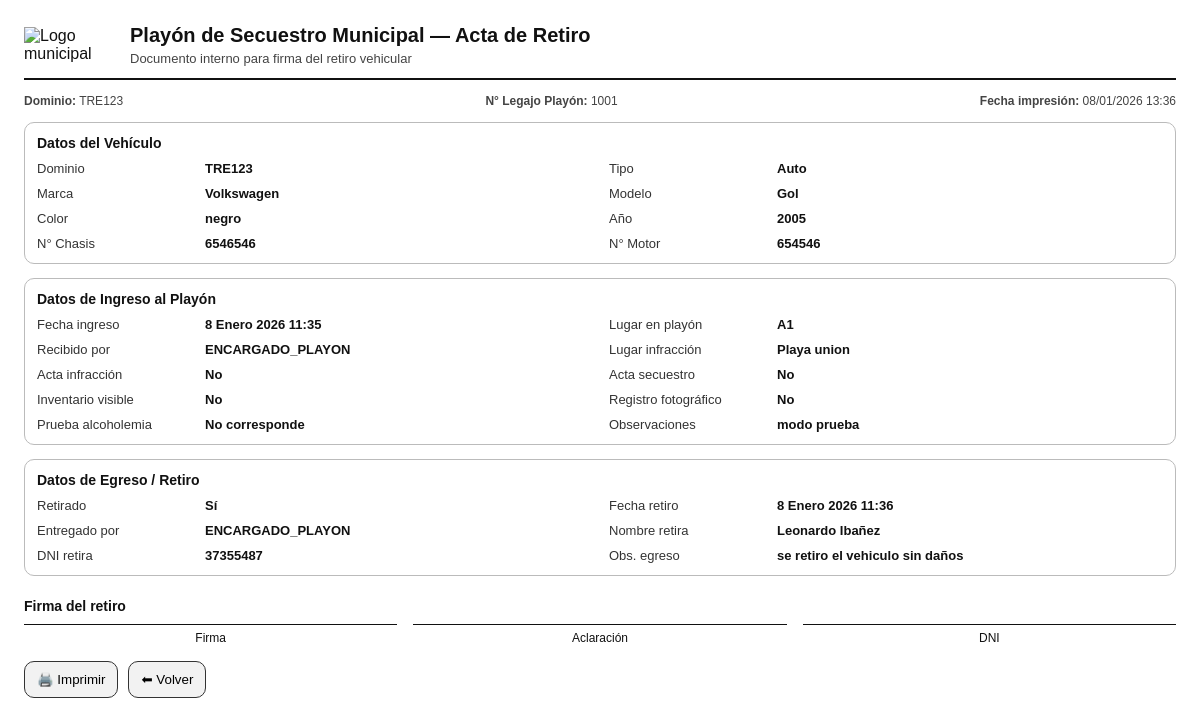
The app's page /vehiculos/ingresos/9/retiro/imprimir/ (signed in) with its own data.
### vehiculos/models.py (models this page shows, shortened)
class IngresoPlayon(models.Model):
    TIPO_VEHICULO_CHOICES = [
        ("AUTO", "Auto"),
        ("MOTO", "Moto"),
        ("CAMIONETA", "Camioneta"),
        ("CAMION", "Camión"),
        ("OTRO", "Otro"),
    ]
    vehiculo = models.ForeignKey(Vehiculo, on_delete=models.PROTECT, related_name="ingresos")
    fecha_ingreso = models.DateTimeField("Fecha de ingreso", auto_now_add=True)
    tipo_vehiculo = models.CharField("Tipo de vehículo", max_length=20, choices=TIPO_VEHICULO_CHOICES, blank=True)
    marca = models.CharField(max_length=50, blank=True)
    modelo = models.CharField(max_length=50, blank=True)
    anio = models.PositiveIntegerField("Año", null=True, blank=True)
    color = models.CharField(max_length=30, blank=True)
    nro_legajo_playon = models.CharField("N° de legajo en playón", max_length=30, unique=True)
    lugar_infraccion = models.CharField("Lugar de la infracción", max_length=255, blank=True)
    acta_infraccion_recibida = models.BooleanField("Acta de infracción recibida", default=False)
    acta_secuestro_recibida = models.BooleanField("Acta de secuestro recibida", default=False)
    inventario_objetos_visibles_recibido = models.BooleanField("Inventario de objetos visibles recibido", default=False)
    registro_fotografico_recibido = models.BooleanField("Registro fotográfico recibido", default=False)
    PRUEBA_ALCOHOLEMIA_CHOICES = [
        ("SI", "Sí"),
        ("NO", "No"),
        ("NC", "No corresponde"),
    ]
    prueba_alcoholemia_estado = models.CharField(
        "Prueba de alcoholemia/test",
        max_length=2,
        choices=PRUEBA_ALCOHOLEMIA_CHOICES,
        default="NC",
    )
    coincide_inventario = models.BooleanField("¿Coincide el inventario?", default=True)
    coinciden_danios_registrados = models.BooleanField("¿Coinciden los daños registrados?", default=True)
    detalle_danios_no_coincidentes = models.TextField("Detalle de daños no coincidentes", blank=True)
    bateria_desconectada = models.BooleanField("Batería desconectada", default=False)
    ubicacion_interna = models.CharField("Ubicación interna en playa", max_length=100, blank=True)
    lugar = models.ForeignKey(
        LugarPlayon,
        on_delete=models.PROTECT,
        null=True,
        blank=True,
        related_name="ingresos",
    )
    recibido_por = models.ForeignKey(User, on_delete=models.PROTECT, related_name="ingresos_recibidos")
    observaciones_generales = models.TextField("Observaciones generales", blank=True)
    retirado = models.BooleanField("¿Retirado?", default=False)
    fecha_retiro = models.DateTimeField("Fecha de retiro", null=True, blank=True)
    entregado_por = models.ForeignKey(
        User,
        on_delete=models.PROTECT,
        related_name="egresos_entregados",
        null=True,
        blank=True,
    )
    nombre_retira = models.CharField("Nombre de quien retira", max_length=100, blank=True)
    dni_retira = models.CharField("DNI de quien retira", max_length=20, blank=True)
    observaciones_egreso = models.TextField("Observaciones de egreso", blank=True)
    class Meta:
        verbose_name = "Ingreso al playón"
        verbose_name_plural = "Ingresos al playón"
        ordering = ["-fecha_ingreso"]

class Vehiculo(models.Model):
    dominio = models.CharField("Dominio (Patente)", max_length=10, unique=True)
    marca = models.CharField(max_length=50, blank=True)
    modelo = models.CharField(max_length=50, blank=True)
    color = models.CharField(max_length=30, blank=True)
    nro_chasis = models.CharField("N° de chasis", max_length=50, blank=True)
    nro_motor = models.CharField("N° de motor", max_length=50, blank=True)
    anio = models.PositiveIntegerField("Año", null=True, blank=True)
    fecha_alta = models.DateTimeField("Fecha de alta en sistema", auto_now_add=True)

class LugarPlayon(models.Model):
    ESTADO_CHOICES = [
        ("LIBRE", "Libre"),
        ("OCUPADO", "Ocupado"),
        ("FUERA", "Fuera de servicio"),
    ]
    TIPO_CHOICES = [
        ("GENERAL", "General"),
        ("MOTO", "Exclusivo motos"),
    ]
    fila = models.CharField(max_length=1)  # A-Z
    columna = models.PositiveSmallIntegerField()  # 1-15
    estado = models.CharField(max_length=10, choices=ESTADO_CHOICES, default="LIBRE")
    tipo = models.CharField(max_length=10, choices=TIPO_CHOICES, default="GENERAL")
    class Meta:
        unique_together = ("fila", "columna")
        ordering = ["fila", "columna"]
    @property
    def codigo(self):
        return f"{self.fila}{self.columna}"

### vehiculos/views.py (the view)
# urls.py: path("ingresos/<int:ingreso_id>/retiro/imprimir/", views.imprimir_retiro, name="imprimir_retiro"),
@login_required
def imprimir_retiro(request, ingreso_id):
    grupos = set(request.user.groups.values_list("name", flat=True))
    if "ENCARGADO_PLAYON" not in grupos and "ADMIN_SISTEMA" not in grupos:
        return render(request, "vehiculos/no_permiso.html")
    ingreso = get_object_or_404(
        IngresoPlayon.objects.select_related("vehiculo", "recibido_por", "entregado_por", "lugar"),
        id=ingreso_id
    )
    if not ingreso.retirado:
        return HttpResponseForbidden("Este ingreso todavía no fue retirado.")
    return render(request, "vehiculos/imprimir_retiro.html", {"ingreso": ingreso})

### templates/vehiculos/imprimir_retiro.html (shortened to what this page needs)
{% load static %}
<!DOCTYPE html>
<html lang="es">
<head>
</head>
<body>
  <div class="header">
    <img class="logo" src="{% static 'img/logo_muni.png' %}" alt="Logo municipal">
    <div class="title">
      <h1>Playón de Secuestro Municipal — Acta de Retiro</h1>
      <p>Documento interno para firma del retiro vehicular</p>
    </div>
  </div>
  <div class="meta">
    <div><b>Dominio:</b> {{ ingreso.vehiculo.dominio }}</div>
    <div><b>N° Legajo Playón:</b> {{ ingreso.nro_legajo_playon }}</div>
    <div><b>Fecha impresión:</b> {% now "d/m/Y H:i" %}</div>
  </div>
  <div class="box">
    <h2>Datos del Vehículo</h2>
    <div class="grid">
      <div class="row"><div class="k">Dominio</div><div class="v">{{ ingreso.vehiculo.dominio }}</div></div>
      <div class="row"><div class="k">Tipo</div><div class="v">{{ ingreso.get_tipo_vehiculo_display|default:"-" }}</div></div>
      <div class="row"><div class="k">Marca</div><div class="v">{{ ingreso.vehiculo.marca|default:"-" }}</div></div>
      <div class="row"><div class="k">Modelo</div><div class="v">{{ ingreso.vehiculo.modelo|default:"-" }}</div></div>
      <div class="row"><div class="k">Color</div><div class="v">{{ ingreso.vehiculo.color|default:"-" }}</div></div>
      <div class="row"><div class="k">Año</div><div class="v">{{ ingreso.vehiculo.anio|default:"-" }}</div></div>
      <div class="row"><div class="k">N° Chasis</div><div class="v">{{ ingreso.vehiculo.nro_chasis|default:"-" }}</div></div>
      <div class="row"><div class="k">N° Motor</div><div class="v">{{ ingreso.vehiculo.nro_motor|default:"-" }}</div></div>
    </div>
  </div>
  <div class="box">
    <h2>Datos de Ingreso al Playón</h2>
    <div class="grid">
      <div class="row"><div class="k">Fecha ingreso</div><div class="v">{{ ingreso.fecha_ingreso }}</div></div>
      <div class="row"><div class="k">Lugar en playón</div><div class="v">{% if ingreso.lugar %}{{ ingreso.lugar.codigo }}{% else %}-{% endif %}</div></div>
      <div class="row"><div class="k">Recibido por</div><div class="v">{{ ingreso.recibido_por.username }}</div></div>
      <div class="row"><div class="k">Lugar infracción</div><div class="v">{{ ingreso.lugar_infraccion|default:"-" }}</div></div>
      <div class="row"><div class="k">Acta infracción</div><div class="v">{{ ingreso.acta_infraccion_recibida|yesno:"Sí,No" }}</div></div>
      <div class="row"><div class="k">Acta secuestro</div><div class="v">{{ ingreso.acta_secuestro_recibida|yesno:"Sí,No" }}</div></div>
      <div class="row"><div class="k">Inventario visible</div><div class="v">{{ ingreso.inventario_objetos_visibles_recibido|yesno:"Sí,No" }}</div></div>
      <div class="row"><div class="k">Registro fotográfico</div><div class="v">{{ ingreso.registro_fotografico_recibido|yesno:"Sí,No" }}</div></div>
      <div class="row"><div class="k">Prueba alcoholemia</div><div class="v">{{ ingreso.get_prueba_alcoholemia_estado_display }}</div></div>
      <div class="row"><div class="k">Observaciones</div><div class="v">{{ ingreso.observaciones_generales|default:"-" }}</div></div>
    </div>
  </div>
  <div class="box">
    <h2>Datos de Egreso / Retiro</h2>
    <div class="grid">
      <div class="row"><div class="k">Retirado</div><div class="v">{{ ingreso.retirado|yesno:"Sí,No" }}</div></div>
      <div class="row"><div class="k">Fecha retiro</div><div class="v">{{ ingreso.fecha_retiro|default:"-" }}</div></div>
      <div class="row"><div class="k">Entregado por</div><div class="v">{% if ingreso.entregado_por %}{{ ingreso.entregado_por.username }}{% else %}-{% endif %}</div></div>
      <div class="row"><div class="k">Nombre retira</div><div class="v">{{ ingreso.nombre_retira|default:"-" }}</div></div>
      <div class="row"><div class="k">DNI retira</div><div class="v">{{ ingreso.dni_retira|default:"-" }}</div></div>
      <div class="row"><div class="k">Obs. egreso</div><div class="v">{{ ingreso.observaciones_egreso|default:"-" }}</div></div>
    </div>
  </div>
  <div class="sign">
    <h2 style="font-size:14px; margin: 0;">Firma del retiro</h2>
    <div class="sign-grid">
      <div class="line">Firma</div>
      <div class="line">Aclaración</div>
      <div class="line">DNI</div>
    </div>
  </div>
  <div class="actions">
    <button onclick="window.print()">🖨️ Imprimir</button>
    <button onclick="history.back()">⬅ Volver</button>
  </div>
</body>
</html>

### templates/vehiculos/imprimir_retiro.html (style rules this page uses)
body { font-family: Arial, sans-serif; color:#111; margin: 24px; }
.header { display:flex; gap:16px; align-items:center; border-bottom:2px solid #111; padding-bottom:12px; }
.logo { width: 90px; height:auto; }
.title { flex:1; }
.title h1 { margin:0; font-size:20px; }
.title p { margin:4px 0 0; font-size:13px; color:#444; }
.meta { margin-top: 14px; font-size: 12px; color:#444; display:flex; justify-content:space-between; gap:12px; flex-wrap:wrap; }
.box { margin-top: 14px; border:1px solid #bbb; border-radius:10px; padding:12px; }
.box h2 { margin:0 0 10px; font-size:14px; }
.grid { display:grid; grid-template-columns: 1fr 1fr; gap:10px 18px; font-size:13px; }
.row { display:flex; gap:8px; }
.k { min-width:160px; color:#333; }
.v { font-weight:600; }
.sign { margin-top: 22px; }
.sign-grid { display:grid; grid-template-columns: 1fr 1fr 1fr; gap: 16px; margin-top: 10px; }
.line { border-top:1px solid #111; padding-top:6px; font-size:12px; text-align:center; }
.actions { margin-top: 16px; display:flex; gap:10px; }
button { padding:10px 12px; border-radius:10px; border:1px solid #333; background:#f2f2f2; cursor:pointer; }

### records on screen
IngresoPlayon: vehiculo.dominio "TRE123", nro_legajo_playon "1001", tipo_vehiculo "Auto", vehiculo.marca "Volkswagen", vehiculo.modelo "Gol", vehiculo.color "negro", vehiculo.anio "2005", vehiculo.nro_chasis "6546546", vehiculo.nro_motor "654546", fecha_ingreso "8 Enero 2026 11:35", lugar.codigo "A1", recibido_por.username "ENCARGADO_PLAYON", lugar_infraccion "Playa union", acta_infraccion_recibida "No", acta_secuestro_recibida "No", inventario_objetos_visibles_recibido "No", registro_fotografico_recibido "No", prueba_alcoholemia_estado "No corresponde", observaciones_generales "modo prueba", retirado "Sí", fecha_retiro "8 Enero 2026 11:36", entregado_por.username "ENCARGADO_PLAYON", nombre_retira "Leonardo Ibañez", dni_retira "37355487", observaciones_egreso "se retiro el vehiculo sin daños"
